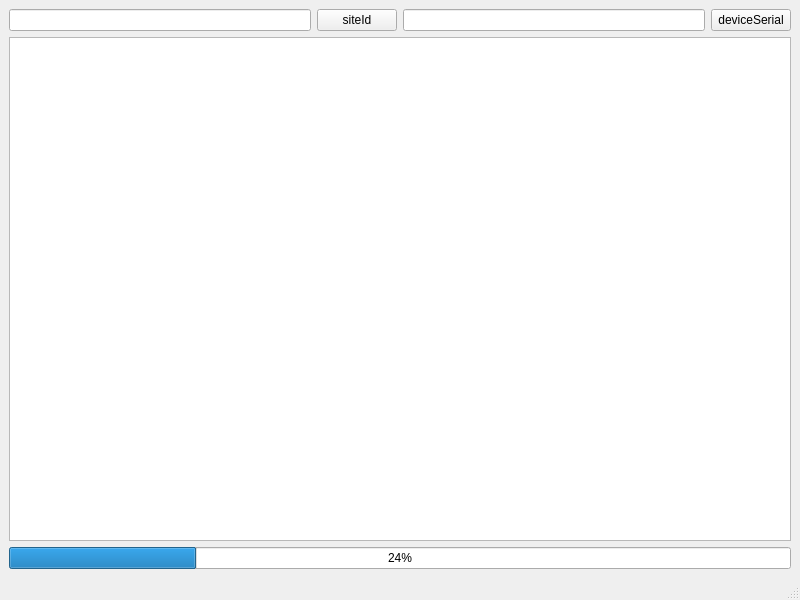
<?xml version="1.0" encoding="UTF-8"?>
<ui version="4.0">
 <class>DeviceList</class>
 <widget class="QMainWindow" name="DeviceList">
  <property name="geometry">
   <rect>
    <x>0</x>
    <y>0</y>
    <width>800</width>
    <height>600</height>
   </rect>
  </property>
  <property name="windowTitle">
   <string>Device List</string>
  </property>
  <widget class="QWidget" name="centralwidget">
   <layout class="QVBoxLayout" name="verticalLayout">
    <item>
     <layout class="QHBoxLayout" name="horizontalLayout">
      <item>
       <widget class="QLineEdit" name="siteIdLineEdit"/>
      </item>
      <item>
       <widget class="QPushButton" name="siteIdPushButton">
        <property name="text">
         <string>siteId</string>
        </property>
       </widget>
      </item>
      <item>
       <widget class="QLineEdit" name="deviceSerialLineEdit"/>
      </item>
      <item>
       <widget class="QPushButton" name="deviceSerialPushButton">
        <property name="text">
         <string>deviceSerial</string>
        </property>
       </widget>
      </item>
     </layout>
    </item>
    <item>
     <widget class="QTableView" name="tableView"/>
    </item>
    <item>
     <widget class="QProgressBar" name="progressBar">
      <property name="value">
       <number>24</number>
      </property>
     </widget>
    </item>
   </layout>
  </widget>
  <widget class="QMenuBar" name="menubar">
   <property name="geometry">
    <rect>
     <x>0</x>
     <y>0</y>
     <width>800</width>
     <height>33</height>
    </rect>
   </property>
  </widget>
  <widget class="QStatusBar" name="statusbar"/>
 </widget>
 <resources/>
 <connections/>
</ui>
